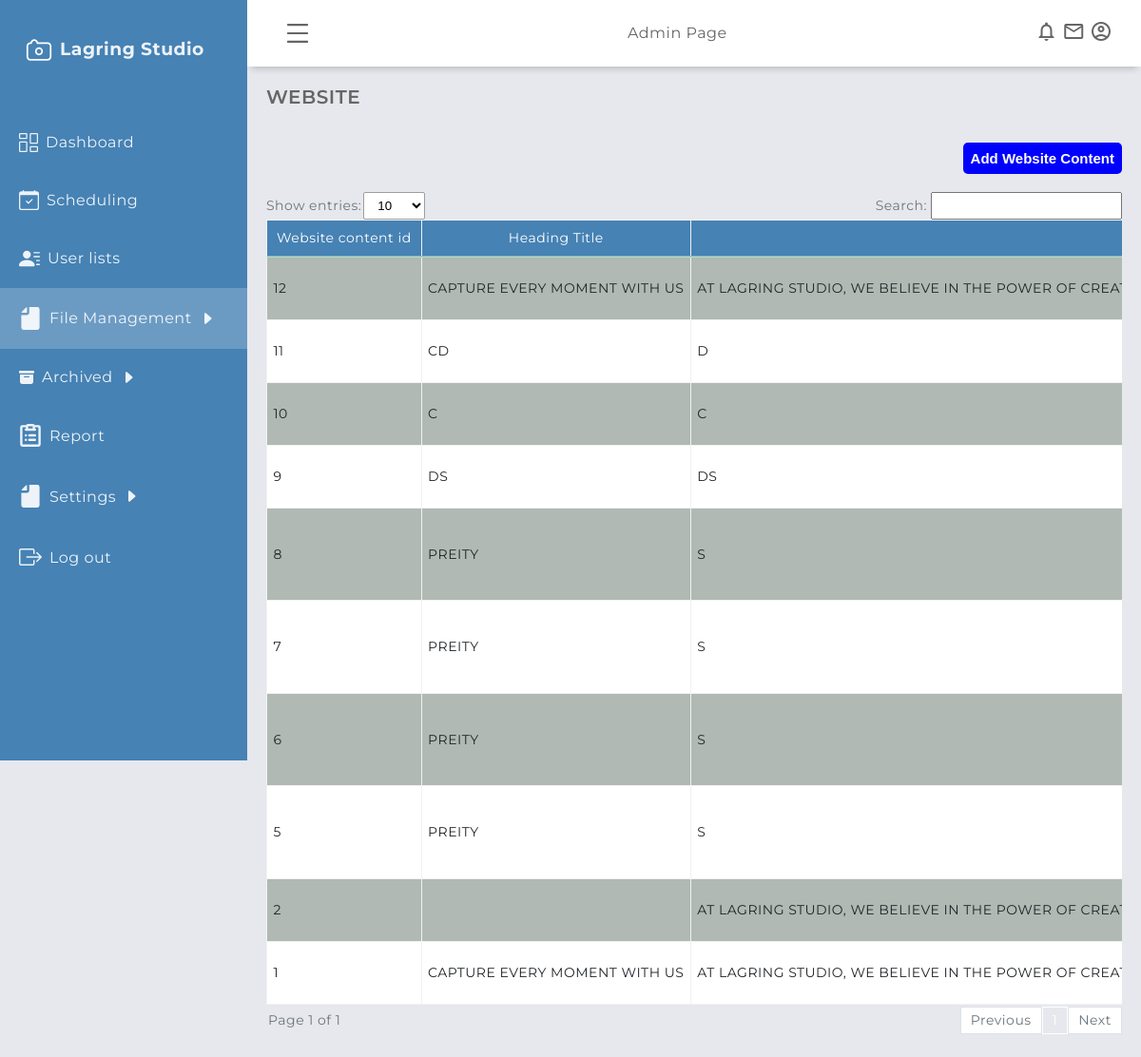
The app's page /admin/website.php (signed in) with its own data.
### tables this page shows
CREATE TABLE IF NOT EXISTS `website` (
  `website_content_id` int NOT NULL AUTO_INCREMENT,
  `heading_title` varchar(200) NOT NULL,
  `heading_paragraph` varchar(500) NOT NULL,
  `contact` bigint NOT NULL,
  `email` varchar(100) NOT NULL,
  `services_paragraph` varchar(200) NOT NULL,
  `about_paragraph` varchar(1000) NOT NULL,
  `heading_image` varchar(100) NOT NULL,
  `website_content_date_added` datetime NOT NULL DEFAULT CURRENT_TIMESTAMP,
  `archived_flag` int NOT NULL,
  PRIMARY KEY (`website_content_id`)
);

### admin/website.php (the view, shortened to what this page needs)
<?php
   include('session.php');
?>
<!DOCTYPE html>
<html lang="en">
    <head>
        <link rel="stylesheet" href="../assets/global/css/design.css" />
        <link rel="stylesheet" href="../assets/global/css/table.css" />
        <link rel="stylesheet" href="../assets/global/css/global.css" />
        <link rel="stylesheet" href="../assets/admin/css/dashboardcontainer.css" />
        <link rel="stylesheet" href="../assets/admin/css/services.css" />
    </head>
    <body>
        <?php require "header/header.php"?>
        <?php require "navigation/sidebar.php"?>
        <main class="main-container">
            <div class="main-title">
                <p class="font-weight-bold">WEBSITE</p>
            </div>
            <div class="add">
                    <button class="modal-trigger" data-modal-id="add_website_content">Add Website Content</button>
                </div>
                <br>
        <div class= "showAndSearch  text-secondary align-items-center mb-1">
                        <div class= "align-items-center">
                            <label >Show entries:</label>
                            <select id="entriesPerPage">
                                <option value="10">10</option>
                            </select>
                        </div>
                        <div class= "align-items-center">
                            <label for="searchInput" class="pr-1" >Search:</label>
                            <div style="position: relative;">
                                <input type="text" id="searchInput" >
                            </div>
                        </div>
                        <div id="table1" class="table-group-container active">
                            <table id="table1" class="table table-striped table-bordered w-100">
                                <thead>
                                    <tr>
                                        <th>Website content id</th>
                                        <th>Heading Title</th>
                                        <th>Heading Paragraph</th>
                                    </tr>
                                </thead>
                                <tbody>
                        <?php
                                    $sql = mysqli_query($connection, "SELECT * FROM website WHERE archived_flag = 1 ORDER BY website_content_id DESC") or die(mysqli_error($connection));
                                    if (mysqli_num_rows($sql) > 0) {
                                    while ($row = mysqli_fetch_array($sql)) {
                                        $website_content_id = $row['website_content_id'];
                                        $heading_title = $row['heading_title'];
                                        $heading_paragraph = $row['heading_paragraph'];
                                    ?>
                                    <tr>
                                        <td><p><?php echo strtoupper($website_content_id);?></p></td>
                                        <td><p><?php echo strtoupper($heading_title);?></p></td>
                                        <td><p><?php echo strtoupper($heading_paragraph);?></p></td>
                                    </tr>
                                    <?php
                                    }}
                                    else {echo '<tr><td colspan="6" style="text-align: center;">No records found.</td></tr>';}
                                ?>
                                </tbody>
                            </table>
                        </div>
                        <div class="pagination-container">
                            <div id="pagination-label"></div>
                            <div id="pagination" class="pagination"></div>
                        </div>
                    </div>
            </main>
    </body>
</html>

### assets/global/css/design.css (style rules this page uses)
:root { --blue1: rgba(36, 175, 242); --blue2: rgba(7, 164, 241); --blue3: rgba(23, 147, 217); --blue4: rgba(4, 127, 204); --blue5: rgba(30,144,255); --light_blue: rgba(63, 194, 250); --dim_blue: rgba(137, 192, 223); --dark_blue: rgba(30, 70, 139); --gray: rgba(208, 216, 227); --dark_gray: rgba(141, 164, 196); --dirty_white: rgba(244, 244, 244); --red: rgba(254, 0, 0); --maroon: rgba(154, 0, 0); }
* { margin: 0; padding: 0; box-sizing: border-box; }
body { font-family: "Montserrat", sans-serif; letter-spacing: 0.5px; line-height: 1.2; scrollbar-color: smooth; background-color: #e6e8ed; color: #666666; }
.font-weight-bold { font-weight: 600; }

### assets/global/css/table.css (style rules this page uses)
.table { width: 100%; margin-bottom: 2px; color: #212529; border-collapse: collapse; white-space: nowrap; }
.table th, .table td { padding: 0.4rem; align-items: center; border-top: 1px solid #cafaca77; }
.table thead th { vertical-align: bottom; border-bottom: 2px solid #cafaca77; background-color: #21232d; color: white; font-weight: normal; text-align: center; }
#table1 tbody tr:nth-child(odd) { background-color: #73847377; }
#table1 tbody tr:nth-child(even) { background-color: #ffffff; }
.table-bordered { border: 1px solid #cafaca77; }
.table-bordered th, .table-bordered td { border: 1px solid hsl(0, 0%, 95%); }
.table-bordered thead th, .table-bordered thead td { border-bottom-width: 2px; background: #4682B4; padding: 10px 10px; }
.table-striped tbody tr { background-color: rgba(0, 0, 0, 0.1); }
#entriesPerPage { background-color: white; border: 1px solid rgb(158, 158, 158); border-radius: 2px; padding: 5px 10px; align-items: center; margin-left: 2px; outline: none; }
#searchInput { padding: 5px 10px; outline: none; }
.showAndSearch { display: flex; justify-content: space-between; flex-wrap: wrap; font-size: 14px; margin-bottom: 10px; }
.pagination-container { display: flex; justify-content: space-between; align-items: center; font-size: 14px; width: 100%; }
#pagination-label { color: #6c757d; padding-left: 2px; }
.pagination { display: flex; align-items: center; }
.table-group-container { display: none; overflow-x: auto; }
.table-group-container.active { display: block; width: 100%; }

### assets/global/css/global.css (style rules this page uses)
.mb-1 { margin-bottom: 0.25rem; }
.pr-1 { padding-right: 0.25rem; }
.text-secondary { color: #6c757d !important; }
.modal-trigger { background: linear-gradient( 135deg, var(--color-primary-variant), var(--color-primary) ); font-size: 15px; color: var(--color-bg-1); margin-top: 1rem; display: inline-block; padding: 0.6rem 1.6rem; font-weight: 600; border-radius: 0.3rem; cursor: pointer; }
* { margin: 0; padding: 0; box-sizing: border-box; }
.w-100 { width: 100% !important; }
.align-items-center { display: flex; align-items: center; }

### assets/admin/css/dashboardcontainer.css (style rules this page uses)
.main-container { margin-top: 70px; margin-left: 260px; padding: 1.25rem; min-height: calc(100vh - 70px); transition: all 0.5s; -webkit-transition: all 0.5s; z-index: 8; }
.main-title { margin: 0 0 1.25rem 0; }
.main-title p { font-size: 1.25rem; }

### assets/admin/css/services.css (style rules this page uses)
.add { display: flex; justify-content: end; }
.add button { padding: 0.5rem; border:none; outline:none; cursor: pointer; background-color: blue; color: #fff; border-radius: 5px; }

### records on screen
website: website_content_id "12", heading_title "CAPTURE EVERY MOMENT WITH US", heading_paragraph "AT LAGRING STUDIO, WE BELIEVE IN THE POWER OF…"
website: website_content_id "11", heading_title "CD", heading_paragraph "D"
website: website_content_id "10", heading_title "C", heading_paragraph "C"
website: website_content_id "9", heading_title "DS", heading_paragraph "DS"
website: website_content_id "8", heading_title "PREITY", heading_paragraph "S"
website: website_content_id "7", heading_title "PREITY", heading_paragraph "S"
website: website_content_id "6", heading_title "PREITY", heading_paragraph "S"
website: website_content_id "5", heading_title "PREITY", heading_paragraph "S"
website: website_content_id "2", heading_paragraph "AT LAGRING STUDIO, WE BELIEVE IN THE POWER OF…"
website: website_content_id "1", heading_title "CAPTURE EVERY MOMENT WITH US", heading_paragraph "AT LAGRING STUDIO, WE BELIEVE IN THE POWER OF…"
